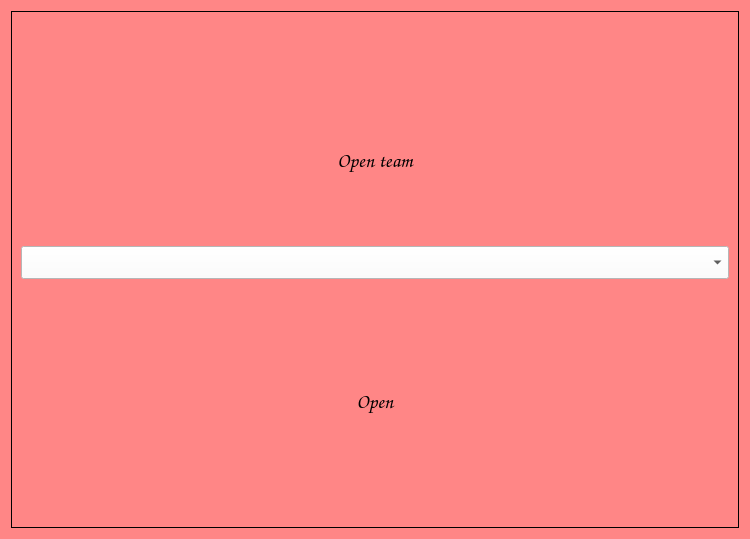
<?xml version="1.0" encoding="UTF-8"?>
<ui version="4.0">
 <class>open</class>
 <widget class="QWidget" name="open">
  <property name="geometry">
   <rect>
    <x>0</x>
    <y>0</y>
    <width>750</width>
    <height>539</height>
   </rect>
  </property>
  <property name="windowTitle">
   <string>Open team</string>
  </property>
  <property name="styleSheet">
   <string notr="true">background-color: rgb(255, 134, 134);</string>
  </property>
  <layout class="QVBoxLayout" name="verticalLayout_2">
   <item>
    <widget class="QFrame" name="frame">
     <property name="frameShape">
      <enum>QFrame::Box</enum>
     </property>
     <property name="frameShadow">
      <enum>QFrame::Plain</enum>
     </property>
     <layout class="QVBoxLayout" name="verticalLayout_3">
      <item>
       <layout class="QVBoxLayout" name="verticalLayout">
        <item>
         <spacer name="horizontalSpacer_3">
          <property name="orientation">
           <enum>Qt::Horizontal</enum>
          </property>
          <property name="sizeHint" stdset="0">
           <size>
            <width>40</width>
            <height>20</height>
           </size>
          </property>
         </spacer>
        </item>
        <item>
         <spacer name="verticalSpacer_5">
          <property name="orientation">
           <enum>Qt::Vertical</enum>
          </property>
          <property name="sizeType">
           <enum>QSizePolicy::Minimum</enum>
          </property>
          <property name="sizeHint" stdset="0">
           <size>
            <width>20</width>
            <height>40</height>
           </size>
          </property>
         </spacer>
        </item>
        <item>
         <widget class="QLabel" name="open_team_label">
          <property name="font">
           <font>
            <family>Comic Sans MS</family>
            <pointsize>15</pointsize>
            <weight>75</weight>
            <bold>true</bold>
           </font>
          </property>
          <property name="text">
           <string>Open team</string>
          </property>
          <property name="alignment">
           <set>Qt::AlignCenter</set>
          </property>
         </widget>
        </item>
        <item>
         <widget class="QComboBox" name="open_team_comboBox">
          <property name="font">
           <font>
            <family>Comic Sans MS</family>
            <pointsize>15</pointsize>
            <weight>75</weight>
            <bold>true</bold>
           </font>
          </property>
          <property name="styleSheet">
           <string notr="true">background-color: rgb(255, 255, 255);</string>
          </property>
         </widget>
        </item>
        <item>
         <spacer name="verticalSpacer">
          <property name="orientation">
           <enum>Qt::Vertical</enum>
          </property>
          <property name="sizeType">
           <enum>QSizePolicy::Minimum</enum>
          </property>
          <property name="sizeHint" stdset="0">
           <size>
            <width>20</width>
            <height>40</height>
           </size>
          </property>
         </spacer>
        </item>
        <item>
         <spacer name="verticalSpacer_3">
          <property name="orientation">
           <enum>Qt::Vertical</enum>
          </property>
          <property name="sizeType">
           <enum>QSizePolicy::Minimum</enum>
          </property>
          <property name="sizeHint" stdset="0">
           <size>
            <width>20</width>
            <height>40</height>
           </size>
          </property>
         </spacer>
        </item>
        <item>
         <spacer name="horizontalSpacer_2">
          <property name="orientation">
           <enum>Qt::Horizontal</enum>
          </property>
          <property name="sizeHint" stdset="0">
           <size>
            <width>40</width>
            <height>20</height>
           </size>
          </property>
         </spacer>
        </item>
        <item>
         <widget class="QPushButton" name="open_btn">
          <property name="font">
           <font>
            <family>Comic Sans MS</family>
            <pointsize>15</pointsize>
            <weight>75</weight>
            <bold>true</bold>
           </font>
          </property>
          <property name="styleSheet">
           <string notr="true"/>
          </property>
          <property name="text">
           <string>Open</string>
          </property>
          <property name="iconSize">
           <size>
            <width>20</width>
            <height>20</height>
           </size>
          </property>
          <property name="default">
           <bool>true</bool>
          </property>
          <property name="flat">
           <bool>true</bool>
          </property>
         </widget>
        </item>
        <item>
         <spacer name="verticalSpacer_4">
          <property name="orientation">
           <enum>Qt::Vertical</enum>
          </property>
          <property name="sizeType">
           <enum>QSizePolicy::Minimum</enum>
          </property>
          <property name="sizeHint" stdset="0">
           <size>
            <width>20</width>
            <height>40</height>
           </size>
          </property>
         </spacer>
        </item>
        <item>
         <spacer name="verticalSpacer_2">
          <property name="orientation">
           <enum>Qt::Vertical</enum>
          </property>
          <property name="sizeType">
           <enum>QSizePolicy::Minimum</enum>
          </property>
          <property name="sizeHint" stdset="0">
           <size>
            <width>20</width>
            <height>40</height>
           </size>
          </property>
         </spacer>
        </item>
        <item>
         <spacer name="horizontalSpacer">
          <property name="orientation">
           <enum>Qt::Horizontal</enum>
          </property>
          <property name="sizeHint" stdset="0">
           <size>
            <width>40</width>
            <height>20</height>
           </size>
          </property>
         </spacer>
        </item>
       </layout>
      </item>
     </layout>
    </widget>
   </item>
  </layout>
 </widget>
 <resources/>
 <connections/>
</ui>
